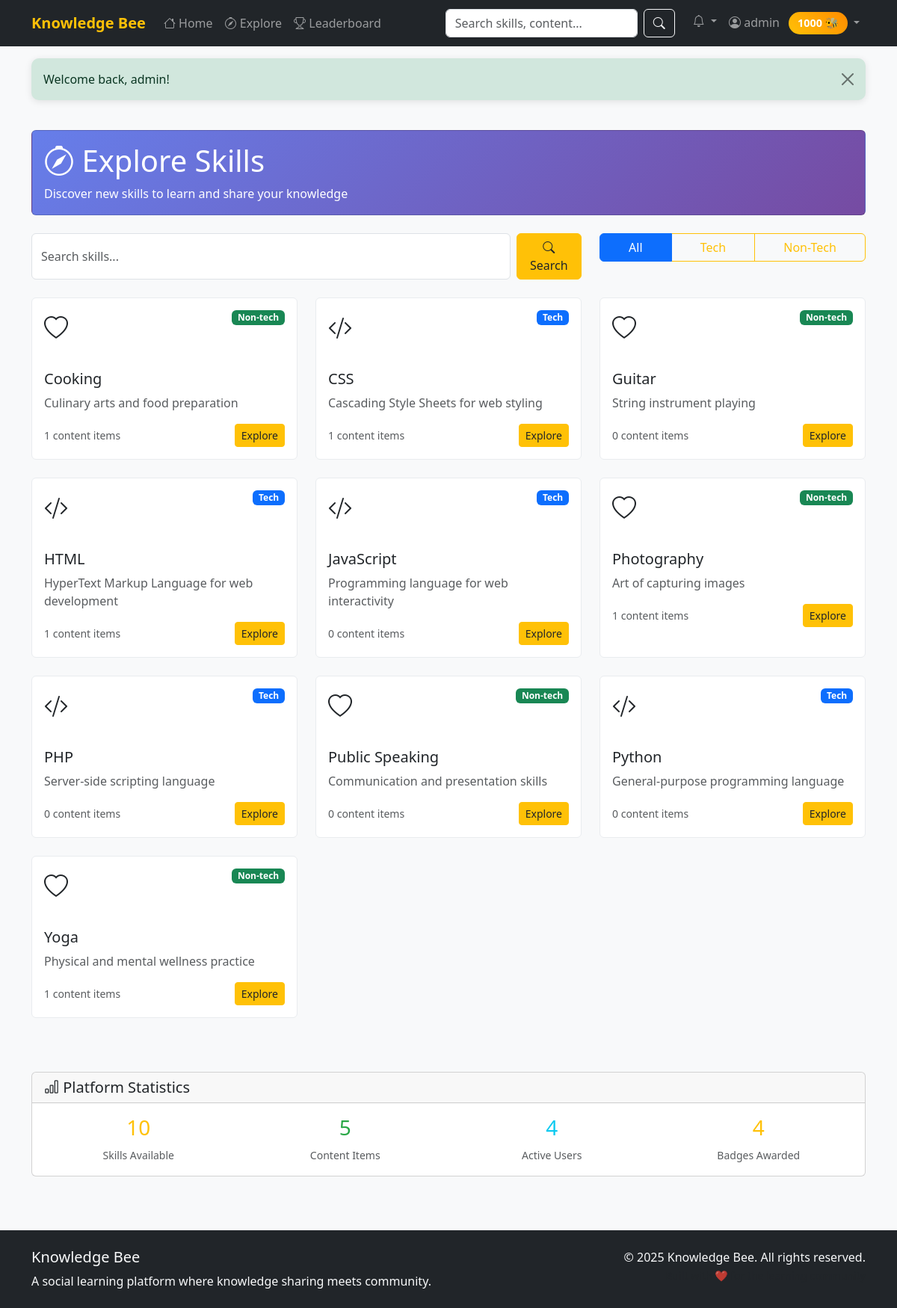
Screenshot of /pages/explore.php (signed in) with the database file from the repository.
### tables this page shows
CREATE TABLE users (
    id INT PRIMARY KEY AUTO_INCREMENT,
    username VARCHAR(50) UNIQUE NOT NULL,
    email VARCHAR(100) UNIQUE NOT NULL,
    password VARCHAR(255) NOT NULL,
    profile_pic VARCHAR(255) DEFAULT 'default.jpg',
    coins INT DEFAULT 100,
    bio TEXT,
    skills_teach TEXT,
    skills_learn TEXT,
    is_admin BOOLEAN DEFAULT FALSE,
    is_verified BOOLEAN DEFAULT FALSE,
    status ENUM('active', 'suspended', 'banned') DEFAULT 'active',
    created_at TIMESTAMP DEFAULT CURRENT_TIMESTAMP,
    updated_at TIMESTAMP DEFAULT CURRENT_TIMESTAMP ON UPDATE CURRENT_TIMESTAMP
);

CREATE TABLE skills (
    id INT PRIMARY KEY AUTO_INCREMENT,
    name VARCHAR(100) UNIQUE NOT NULL,
    category ENUM('tech', 'non-tech') NOT NULL,
    description TEXT,
    icon VARCHAR(255),
    is_banned BOOLEAN DEFAULT FALSE,
    created_at TIMESTAMP DEFAULT CURRENT_TIMESTAMP
);

### includes/functions.php (called while the page is built, shortened)
<?php
require_once 'database.php';
function isLoggedIn() {
    return isset($_SESSION['user_id']);
}
function getUserCoins($userId) {
    global $db;
    $user = $db->fetchOne("SELECT coins FROM users WHERE id = ?", [$userId]);
    return $user ? $user['coins'] : 0;
}
function getAllSkills($category = null) {
    global $db;
    $sql = "SELECT s.*,
                   (SELECT COUNT(*) FROM content WHERE skill_id = s.id AND status = 'approved') as content_count
            FROM skills s
            WHERE s.is_banned = 0";
    $params = [];
    $sql .= " ORDER BY s.name";
    return $db->fetchAll($sql, $params);
}
function getFlashMessage() {
    if (isset($_SESSION['flash'])) {
        $flash = $_SESSION['flash'];
        return $flash;
    }
    return null;
}
?>

### includes/database.php (called while the page is built, shortened)
<?php
class Database {
    private $pdo;
    private static $instance = null;
    private function __construct() {
        try {
            $dsn = "mysql:host=" . DB_HOST . ";dbname=" . DB_NAME . ";charset=utf8mb4";
            $this->pdo = new PDO($dsn, DB_USER, DB_PASS, [
                PDO::ATTR_ERRMODE => PDO::ERRMODE_EXCEPTION,
                PDO::ATTR_DEFAULT_FETCH_MODE => PDO::FETCH_ASSOC,
                PDO::ATTR_EMULATE_PREPARES => false
            ]);
        } catch (PDOException $e) {
            die("Database connection failed: " . $e->getMessage());
        }
    }
    public static function getInstance() {
        if (self::$instance === null) {
            self::$instance = new self();
        }
        return self::$instance;
    }
    public function query($sql, $params = []) {
        try {
            $stmt = $this->pdo->prepare($sql);
            $stmt->execute($params);
            return $stmt;
        } catch (PDOException $e) {
            error_log("Database query error: " . $e->getMessage());
            return false;
        }
    }
    public function fetchOne($sql, $params = []) {
        $stmt = $this->query($sql, $params);
        return $stmt ? $stmt->fetch() : false;
    }
    public function fetchAll($sql, $params = []) {
        $stmt = $this->query($sql, $params);
        return $stmt ? $stmt->fetchAll() : false;
    }
    public function count($table, $conditions = []) {
        $where = [];
        $params = [];
        foreach ($conditions as $column => $value) {
            $where[] = "$column = ?";
            $params[] = $value;
        }
        $sql = "SELECT COUNT(*) as count FROM $table";
        if (!empty($where)) {
            $sql .= " WHERE " . implode(' AND ', $where);
        }
        $result = $this->fetchOne($sql, $params);
        return $result ? (int)$result['count'] : 0;
    }
}
$db = Database::getInstance();
?>

### pages/explore.php (the view, shortened to what this page needs)
<?php
require_once '../includes/functions.php';
$category = isset($_GET['category']) ? sanitizeInput($_GET['category']) : '';
$search = isset($_GET['search']) ? sanitizeInput($_GET['search']) : '';
$skills = getAllSkills($category);
include '../templates/header.php';
?>
<div class="container">
    <div class="row mb-4">
        <div class="col-12">
            <div class="card bg-gradient-primary text-white">
                <div class="card-body">
                    <h1 class="mb-2">
                        <i class="bi bi-compass"></i> Explore Skills
                    </h1>
                    <p class="mb-0">Discover new skills to learn and share your knowledge</p>
                </div>
            </div>
        </div>
    </div>
    <div class="row mb-4">
        <div class="col-md-8">
            <form method="GET" action="" class="d-flex">
                <input type="text" class="form-control me-2" name="search"
                       placeholder="Search skills..."
                       value="<?php echo htmlspecialchars($search); ?>">
                <button type="submit" class="btn btn-primary">
                    <i class="bi bi-search"></i> Search
                </button>
            </form>
        </div>
        <div class="col-md-4">
            <div class="btn-group w-100" role="group">
                <a href="?<?php echo $search ? 'search=' . urlencode($search) . '&' : ''; ?>"
                   class="btn btn-outline-primary <?php echo !$category ? 'active' : ''; ?>">
                    All
                </a>
                <a href="?category=tech<?php echo $search ? '&search=' . urlencode($search) : ''; ?>"
                   class="btn btn-outline-primary <?php echo $category === 'tech' ? 'active' : ''; ?>">
                    Tech
                </a>
                <a href="?category=non-tech<?php echo $search ? '&search=' . urlencode($search) : ''; ?>"
                   class="btn btn-outline-primary <?php echo $category === 'non-tech' ? 'active' : ''; ?>">
                    Non-Tech
                </a>
            </div>
        </div>
    </div>
    <div class="row">
        <?php if ($skills): ?>
            <?php foreach ($skills as $skill): ?>
                <div class="col-md-6 col-lg-4 mb-4">
                    <div class="card skill-card h-100">
                        <div class="card-body">
                            <div class="d-flex justify-content-between align-items-start mb-3">
                                <div class="content-type-icon <?php echo $skill['category']; ?>">
                                    <i class="bi bi-<?php echo $skill['category'] === 'tech' ? 'code-slash' : 'heart'; ?>"></i>
                                </div>
                                <span class="badge bg-<?php echo $skill['category'] === 'tech' ? 'primary' : 'success'; ?>">
                                    <?php echo ucfirst($skill['category']); ?>
                                </span>
                            </div>
                            <h5 class="card-title"><?php echo htmlspecialchars($skill['name']); ?></h5>
                            <p class="card-text text-muted">
                                <?php echo htmlspecialchars($skill['description']); ?>
                            </p>
                            <div class="d-flex justify-content-between align-items-center">
                                <span class="text-muted small">
                                    <?php echo $skill['content_count']; ?> content items
                                </span>
                                <a href="skill.php?id=<?php echo $skill['id']; ?>" class="btn btn-primary btn-sm">
                                    Explore
                                </a>
                            </div>
                        </div>
                    </div>
                </div>
            <?php endforeach; ?>
        <?php endif; ?>
    </div>
    <div class="row mt-5">
        <div class="col-12">
            <div class="card">
                <div class="card-header">
                    <h5 class="mb-0">
                        <i class="bi bi-bar-chart"></i> Platform Statistics
                    </h5>
                </div>
                <div class="card-body">
                    <div class="row text-center">
                        <?php
                        $totalSkills = $db->count('skills', ['is_banned' => 0]);
                        $totalContent = $db->count('content', ['status' => 'approved']);
                        $totalUsers = $db->count('users', ['status' => 'active']);
                        $totalBadges = $db->count('badges');
                        ?>
                        <div class="col-md-3">
                            <div class="h3 text-primary"><?php echo $totalSkills; ?></div>
                            <small class="text-muted">Skills Available</small>
                        </div>
                        <div class="col-md-3">
                            <div class="h3 text-success"><?php echo $totalContent; ?></div>
                            <small class="text-muted">Content Items</small>
                        </div>
                        <div class="col-md-3">
                            <div class="h3 text-info"><?php echo $totalUsers; ?></div>
                            <small class="text-muted">Active Users</small>
                        </div>
                        <div class="col-md-3">
                            <div class="h3 text-warning"><?php echo $totalBadges; ?></div>
                            <small class="text-muted">Badges Awarded</small>
                        </div>
                    </div>
                </div>
            </div>
        </div>
    </div>
</div>
<?php include '../templates/footer.php'; ?>

### templates/header.php (shortened to what this page needs)
<!DOCTYPE html>
<html lang="en">
<head>
    <link href="https://cdn.jsdelivr.net/npm/bootstrap@5.3.0/dist/css/bootstrap.min.css" rel="stylesheet">
    <link href="https://cdn.jsdelivr.net/npm/bootstrap-icons@1.10.0/font/bootstrap-icons.css" rel="stylesheet">
    <link href="../assets/css/style.css" rel="stylesheet">
</head>
<body>
    <nav class="navbar navbar-expand-lg navbar-dark bg-dark">
        <div class="container">
            <a class="navbar-brand" href="../index.php">
                <i class="bi bi-bee"></i> Knowledge Bee
            </a>
            <div class="collapse navbar-collapse" id="navbarNav">
                <ul class="navbar-nav me-auto">
                    <li class="nav-item">
                        <a class="nav-link" href="home.php">
                            <i class="bi bi-house"></i> Home
                        </a>
                    </li>
                    <li class="nav-item">
                        <a class="nav-link" href="explore.php">
                            <i class="bi bi-compass"></i> Explore
                        </a>
                    </li>
                    <li class="nav-item">
                        <a class="nav-link" href="leaderboard.php">
                            <i class="bi bi-trophy"></i> Leaderboard
                        </a>
                    </li>
                </ul>
                <form class="d-flex me-3" action="search.php" method="GET">
                    <input class="form-control me-2" type="search" name="q" placeholder="Search skills, content..."
                           value="<?php echo isset($_GET['q']) ? htmlspecialchars($_GET['q']) : ''; ?>">
                    <button class="btn btn-outline-light" type="submit">
                        <i class="bi bi-search"></i>
                    </button>
                </form>
                <ul class="navbar-nav">
                    <?php if (isLoggedIn()): ?>
                        <li class="nav-item dropdown">
                            <a class="nav-link dropdown-toggle position-relative" href="#" id="notificationsDropdown"
                               role="button" data-bs-toggle="dropdown">
                                <i class="bi bi-bell"></i>
                            </a>
                        </li>
                        <li class="nav-item dropdown">
                            <a class="nav-link dropdown-toggle" href="#" id="userDropdown" role="button" data-bs-toggle="dropdown">
                                <i class="bi bi-person-circle"></i> <?php echo htmlspecialchars($_SESSION['username']); ?>
                                <span class="coin-badge ms-2"><?php echo getUserCoins($_SESSION['user_id']); ?> 🐝</span>
                            </a>
                        </li>
                    <?php endif; ?>
                </ul>
            </div>
        </div>
    </nav>
    <?php
    $flash = getFlashMessage();
    if ($flash):
    ?>
        <div class="container mt-3">
            <div class="alert alert-<?php echo $flash['type']; ?> alert-dismissible fade show alert-custom" role="alert">
                <?php echo htmlspecialchars($flash['message']); ?>
                <button type="button" class="btn-close" data-bs-dismiss="alert"></button>
            </div>
        </div>
    <?php endif; ?>
    <main class="py-4">

### assets/css/style.css (style rules this page uses)
:root { --primary-color: #ffc107; --secondary-color: #6c757d; --success-color: #28a745; --danger-color: #dc3545; --warning-color: #ffc107; --info-color: #17a2b8; --light-color: #f8f9fa; --dark-color: #343a40; }
body { font-family: 'Segoe UI', Tahoma, Geneva, Verdana, sans-serif; background-color: #f8f9fa; }
.navbar-brand { font-weight: bold; color: var(--primary-color) !important; }
.coin-badge { background: linear-gradient(45deg, #ffc107, #ff8c00); color: white; border-radius: 20px; padding: 4px 12px; font-size: 0.9rem; font-weight: bold; display: inline-block; }
.skill-card { transition: transform 0.2s, box-shadow 0.2s; border: 1px solid #e9ecef; cursor: pointer; }
.btn-primary { background-color: var(--primary-color); border-color: var(--primary-color); color: #212529; }
.btn-outline-primary { color: var(--primary-color); border-color: var(--primary-color); }
.alert-custom { border-radius: 10px; border: none; box-shadow: 0 2px 10px rgba(0,0,0,0.1); }
.bg-gradient-primary { background: linear-gradient(135deg, #667eea 0%, #764ba2 100%); }
.text-primary { color: var(--primary-color) !important; }
.text-success { color: var(--success-color) !important; }
.text-warning { color: var(--warning-color) !important; }
.content-type-icon { font-size: 2rem; margin-bottom: 1rem; }

### templates/header.php (style rules this page uses)
:root { --primary-color: #ffc107; --secondary-color: #6c757d; --success-color: #28a745; --danger-color: #dc3545; --warning-color: #ffc107; --info-color: #17a2b8; }
.navbar-brand { font-weight: bold; color: var(--primary-color) !important; }
.coin-badge { background: linear-gradient(45deg, #ffc107, #ff8c00); color: white; border-radius: 20px; padding: 4px 12px; font-size: 0.9rem; font-weight: bold; }
.skill-card { transition: transform 0.2s, box-shadow 0.2s; border: 1px solid #e9ecef; }
.btn-primary { background-color: var(--primary-color); border-color: var(--primary-color); color: #212529; }
.alert-custom { border-radius: 10px; border: none; }

### rows the page displays
users: coins "1000"
skills: category "Non-tech", name "Cooking", description "Culinary arts and food preparation", content_count "1"
skills: category "Tech", name "CSS", description "Cascading Style Sheets for web styling", content_count "1"
skills: category "Non-tech", name "Guitar", description "String instrument playing", content_count "0"
skills: category "Tech", name "HTML", description "HyperText Markup Language for web development", content_count "1"
skills: category "Tech", name "JavaScript", description "Programming language for web interactivity", content_count "0"
skills: category "Non-tech", name "Photography", description "Art of capturing images", content_count "1"
skills: category "Tech", name "PHP", description "Server-side scripting language", content_count "0"
skills: category "Non-tech", name "Public Speaking", description "Communication and presentation skills", content_count "0"
skills: category "Tech", name "Python", description "General-purpose programming language", content_count "0"
skills: category "Non-tech", name "Yoga", description "Physical and mental wellness practice", content_count "1"

### other values shown
$_SESSION['username'] "admin"
$flash['message'] "Welcome back, admin!"
$totalSkills "10"
$totalContent "5"
$totalUsers "4"
$totalBadges "4"
